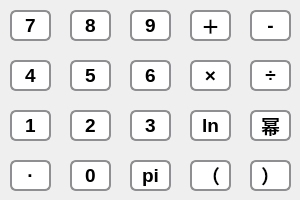
      <widget class="QWidget" name="tab">
       <attribute name="title">
        <string>Tab 1</string>
       </attribute>
       <widget class="QPushButton" name="pushButton_3">
        <property name="geometry">
         <rect>
          <x>130</x>
          <y>10</y>
          <width>41</width>
          <height>31</height>
         </rect>
        </property>
        <property name="styleSheet">
         <string notr="true">QPushButton{
border: 2px solid #8f8f91;
 border-radius: 6px; 
 font: bold 19px;
background-color:rgb(255, 255, 255);
}
QPushButton:hover{
background-color:rgb(227, 227, 227);
}
QPushButton:pressed{
	border-left: 3px outset rgb(93, 95, 97); 
		
background-color:rgb(227, 227, 227);
}</string>
        </property>
        <property name="text">
         <string>9</string>
        </property>
       </widget>
       <widget class="QPushButton" name="pushButton_13">
        <property name="geometry">
         <rect>
          <x>190</x>
          <y>10</y>
          <width>41</width>
          <height>31</height>
         </rect>
        </property>
        <property name="styleSheet">
         <string notr="true">QPushButton{
border: 2px solid #8f8f91;
 border-radius: 6px; 
 font: bold 19px;
background-color:rgb(255, 255, 255);
}
QPushButton:hover{
background-color:rgb(227, 227, 227);
}
QPushButton:pressed{
	border-left: 3px outset rgb(93, 95, 97); 
		
background-color:rgb(227, 227, 227);
}</string>
        </property>
        <property name="text">
         <string>＋</string>
        </property>
       </widget>
       <widget class="QPushButton" name="pushButton_6">
        <property name="geometry">
         <rect>
          <x>70</x>
          <y>110</y>
          <width>41</width>
          <height>31</height>
         </rect>
        </property>
        <property name="styleSheet">
         <string notr="true">QPushButton{
border: 2px solid #8f8f91;
 border-radius: 6px; 
 font: bold 19px;
background-color:rgb(255, 255, 255);
}
QPushButton:hover{
background-color:rgb(227, 227, 227);
}
QPushButton:pressed{
	border-left: 3px outset rgb(93, 95, 97); 
		
background-color:rgb(227, 227, 227);
}</string>
        </property>
        <property name="text">
         <string>2</string>
        </property>
       </widget>
       <widget class="QPushButton" name="pushButton_20">
        <property name="geometry">
         <rect>
          <x>190</x>
          <y>160</y>
          <width>41</width>
          <height>31</height>
         </rect>
        </property>
        <property name="styleSheet">
         <string notr="true">QPushButton{
border: 2px solid #8f8f91;
 border-radius: 6px; 
 font: bold 19px;
background-color:rgb(255, 255, 255);
}
QPushButton:hover{
background-color:rgb(227, 227, 227);
}
QPushButton:pressed{
	border-left: 3px outset rgb(93, 95, 97); 
		
background-color:rgb(227, 227, 227);
}</string>
        </property>
        <property name="text">
         <string>（</string>
        </property>
       </widget>
       <widget class="QPushButton" name="pushButton_8">
        <property name="geometry">
         <rect>
          <x>130</x>
          <y>60</y>
          <width>41</width>
          <height>31</height>
         </rect>
        </property>
        <property name="styleSheet">
         <string notr="true">QPushButton{
border: 2px solid #8f8f91;
 border-radius: 6px; 
 font: bold 19px;
background-color:rgb(255, 255, 255);
}
QPushButton:hover{
background-color:rgb(227, 227, 227);
}
QPushButton:pressed{
	border-left: 3px outset rgb(93, 95, 97); 
		
background-color:rgb(227, 227, 227);
}</string>
        </property>
        <property name="text">
         <string>6</string>
        </property>
       </widget>
       <widget class="QPushButton" name="pushButton_15">
        <property name="geometry">
         <rect>
          <x>190</x>
          <y>60</y>
          <width>41</width>
          <height>31</height>
         </rect>
        </property>
        <property name="styleSheet">
         <string notr="true">QPushButton{
border: 2px solid #8f8f91;
 border-radius: 6px; 
 font: bold 19px;
background-color:rgb(255, 255, 255);
}
QPushButton:hover{
background-color:rgb(227, 227, 227);
}
QPushButton:pressed{
	border-left: 3px outset rgb(93, 95, 97); 
		
background-color:rgb(227, 227, 227);
}</string>
        </property>
        <property name="text">
         <string>×</string>
        </property>
       </widget>
       <widget class="QPushButton" name="pushButton_7">
        <property name="geometry">
         <rect>
          <x>130</x>
          <y>110</y>
          <width>41</width>
          <height>31</height>
         </rect>
        </property>
        <property name="styleSheet">
         <string notr="true">QPushButton{
border: 2px solid #8f8f91;
 border-radius: 6px; 
 font: bold 19px;
background-color:rgb(255, 255, 255);
}
QPushButton:hover{
background-color:rgb(227, 227, 227);
}
QPushButton:pressed{
	border-left: 3px outset rgb(93, 95, 97); 
		
background-color:rgb(227, 227, 227);
}</string>
        </property>
        <property name="text">
         <string>3</string>
        </property>
       </widget>
       <widget class="QPushButton" name="pushButton_9">
        <property name="geometry">
         <rect>
          <x>10</x>
          <y>60</y>
          <width>41</width>
          <height>31</height>
         </rect>
        </property>
        <property name="styleSheet">
         <string notr="true">QPushButton{
border: 2px solid #8f8f91;
 border-radius: 6px; 
 font: bold 19px;
background-color:rgb(255, 255, 255);
}
QPushButton:hover{
background-color:rgb(227, 227, 227);
}
QPushButton:pressed{
	border-left: 3px outset rgb(93, 95, 97); 
		
background-color:rgb(227, 227, 227);
}</string>
        </property>
        <property name="text">
         <string>4</string>
        </property>
       </widget>
       <widget class="QPushButton" name="pushButton">
        <property name="geometry">
         <rect>
          <x>10</x>
          <y>10</y>
          <width>41</width>
          <height>31</height>
         </rect>
        </property>
        <property name="styleSheet">
         <string notr="true">QPushButton{
border: 2px solid #8f8f91;
 border-radius: 6px; 
 font: bold 19px;
background-color:rgb(255, 255, 255);
}
QPushButton:hover{
background-color:rgb(227, 227, 227);
}
QPushButton:pressed{
	border-left: 3px outset rgb(93, 95, 97); 
		
background-color:rgb(227, 227, 227);
}</string>
        </property>
        <property name="text">
         <string>7</string>
        </property>
       </widget>
       <widget class="QPushButton" name="pushButton_21">
        <property name="geometry">
         <rect>
          <x>250</x>
          <y>160</y>
          <width>41</width>
          <height>31</height>
         </rect>
        </property>
        <property name="styleSheet">
         <string notr="true">QPushButton{
border: 2px solid #8f8f91;
 border-radius: 6px; 
 font: bold 19px;
background-color:rgb(255, 255, 255);
}
QPushButton:hover{
background-color:rgb(227, 227, 227);
}
QPushButton:pressed{
	border-left: 3px outset rgb(93, 95, 97); 
		
background-color:rgb(227, 227, 227);
}</string>
        </property>
        <property name="text">
         <string>）</string>
        </property>
       </widget>
       <widget class="QPushButton" name="pushButton_5">
        <property name="geometry">
         <rect>
          <x>70</x>
          <y>60</y>
          <width>41</width>
          <height>31</height>
         </rect>
        </property>
        <property name="styleSheet">
         <string notr="true">QPushButton{
border: 2px solid #8f8f91;
 border-radius: 6px; 
 font: bold 19px;
background-color:rgb(255, 255, 255);
}
QPushButton:hover{
background-color:rgb(227, 227, 227);
}
QPushButton:pressed{
	border-left: 3px outset rgb(93, 95, 97); 
		
background-color:rgb(227, 227, 227);
}</string>
        </property>
        <property name="text">
         <string>5</string>
        </property>
       </widget>
       <widget class="QPushButton" name="pushButton_10">
        <property name="geometry">
         <rect>
          <x>70</x>
          <y>160</y>
          <width>41</width>
          <height>31</height>
         </rect>
        </property>
        <property name="styleSheet">
         <string notr="true">QPushButton{
border: 2px solid #8f8f91;
 border-radius: 6px; 
 font: bold 19px;
background-color:rgb(255, 255, 255);
}
QPushButton:hover{
background-color:rgb(227, 227, 227);
}
QPushButton:pressed{
	border-left: 3px outset rgb(93, 95, 97); 
		
background-color:rgb(227, 227, 227);
}</string>
        </property>
        <property name="text">
         <string>0</string>
        </property>
       </widget>
       <widget class="QPushButton" name="pushButton_17">
        <property name="geometry">
         <rect>
          <x>250</x>
          <y>110</y>
          <width>41</width>
          <height>31</height>
         </rect>
        </property>
        <property name="styleSheet">
         <string notr="true">QPushButton{
border: 2px solid #8f8f91;
 border-radius: 6px; 
 font: bold 19px;
background-color:rgb(255, 255, 255);
}
QPushButton:hover{
background-color:rgb(227, 227, 227);
}
QPushButton:pressed{
	border-left: 3px outset rgb(93, 95, 97); 
		
background-color:rgb(227, 227, 227);
}</string>
        </property>
        <property name="text">
         <string>幂</string>
        </property>
       </widget>
       <widget class="QPushButton" name="pushButton_16">
        <property name="geometry">
         <rect>
          <x>250</x>
          <y>10</y>
          <width>41</width>
          <height>31</height>
         </rect>
        </property>
        <property name="styleSheet">
         <string notr="true">QPushButton{
border: 2px solid #8f8f91;
 border-radius: 6px; 
 font: bold 19px;
background-color:rgb(255, 255, 255);
}
QPushButton:hover{
background-color:rgb(227, 227, 227);
}
QPushButton:pressed{
	border-left: 3px outset rgb(93, 95, 97); 
		
background-color:rgb(227, 227, 227);
}</string>
        </property>
        <property name="text">
         <string>-</string>
        </property>
       </widget>
       <widget class="QPushButton" name="pushButton_2">
        <property name="geometry">
         <rect>
          <x>70</x>
          <y>10</y>
          <width>41</width>
          <height>31</height>
         </rect>
        </property>
        <property name="styleSheet">
         <string notr="true">QPushButton{
border: 2px solid #8f8f91;
 border-radius: 6px; 
 font: bold 19px;
background-color:rgb(255, 255, 255);
}
QPushButton:hover{
background-color:rgb(227, 227, 227);
}
QPushButton:pressed{
	border-left: 3px outset rgb(93, 95, 97); 
		
background-color:rgb(227, 227, 227);
}</string>
        </property>
        <property name="text">
         <string>8</string>
        </property>
       </widget>
       <widget class="QPushButton" name="pushButton_14">
        <property name="geometry">
         <rect>
          <x>250</x>
          <y>60</y>
          <width>41</width>
          <height>31</height>
         </rect>
        </property>
        <property name="styleSheet">
         <string notr="true">QPushButton{
border: 2px solid #8f8f91;
 border-radius: 6px; 
 font: bold 19px;
background-color:rgb(255, 255, 255);
}
QPushButton:hover{
background-color:rgb(227, 227, 227);
}
QPushButton:pressed{
	border-left: 3px outset rgb(93, 95, 97); 
		
background-color:rgb(227, 227, 227);
}</string>
        </property>
        <property name="text">
         <string>÷</string>
        </property>
       </widget>
       <widget class="QPushButton" name="pushButton_4">
        <property name="geometry">
         <rect>
          <x>10</x>
          <y>110</y>
          <width>41</width>
          <height>31</height>
         </rect>
        </property>
        <property name="styleSheet">
         <string notr="true">QPushButton{
border: 2px solid #8f8f91;
 border-radius: 6px; 
 font: bold 19px;
background-color:rgb(255, 255, 255);
}
QPushButton:hover{
background-color:rgb(227, 227, 227);
}
QPushButton:pressed{
	border-left: 3px outset rgb(93, 95, 97); 
		
background-color:rgb(227, 227, 227);
}</string>
        </property>
        <property name="text">
         <string>1</string>
        </property>
       </widget>
       <widget class="QPushButton" name="pushButton_25">
        <property name="geometry">
         <rect>
          <x>190</x>
          <y>110</y>
          <width>41</width>
          <height>31</height>
         </rect>
        </property>
        <property name="styleSheet">
         <string notr="true">QPushButton{
border: 2px solid #8f8f91;
 border-radius: 6px; 
 font: bold 19px;
background-color:rgb(255, 255, 255);
}
QPushButton:hover{
background-color:rgb(227, 227, 227);
}
QPushButton:pressed{
	border-left: 3px outset rgb(93, 95, 97); 
		
background-color:rgb(227, 227, 227);
}</string>
        </property>
        <property name="text">
         <string>ln</string>
        </property>
       </widget>
       <widget class="QPushButton" name="pushButton_11">
        <property name="geometry">
         <rect>
          <x>10</x>
          <y>160</y>
          <width>41</width>
          <height>31</height>
         </rect>
        </property>
        <property name="styleSheet">
         <string notr="true">QPushButton{
border: 2px solid #8f8f91;
 border-radius: 6px; 
 font: bold 19px;
background-color:rgb(255, 255, 255);
}
QPushButton:hover{
background-color:rgb(227, 227, 227);
}
QPushButton:pressed{
	border-left: 3px outset rgb(93, 95, 97); 
		
background-color:rgb(227, 227, 227);
}</string>
        </property>
        <property name="text">
         <string>·</string>
        </property>
       </widget>
       <widget class="QPushButton" name="pushButton_24">
        <property name="enabled">
         <bool>true</bool>
        </property>
        <property name="geometry">
         <rect>
          <x>130</x>
          <y>160</y>
          <width>41</width>
          <height>31</height>
         </rect>
        </property>
        <property name="styleSheet">
         <string notr="true">QPushButton{
border: 2px solid #8f8f91;
 border-radius: 6px; 
 font: bold 19px;
background-color:rgb(255, 255, 255);
}
QPushButton:hover{
background-color:rgb(227, 227, 227);
}
QPushButton:pressed{
	border-left: 3px outset rgb(93, 95, 97); 
		
background-color:rgb(227, 227, 227);
}</string>
        </property>
        <property name="text">
         <string>pi</string>
        </property>
       </widget>
      </widget>
